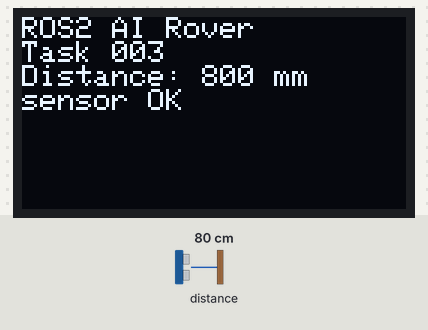
Simulated run of this sketch. Board: ESP32. On the bench: 128×64 one-colour display. The inputs (shaded band) are chosen by the test bench; at power-on: distance to the obstacle 80 cm. What the sketch prints to the serial monitor is not drawn.

Above: at 1.3 s.
1.4 s: distance to the obstacle set to 2 cm
At 2.0 s:
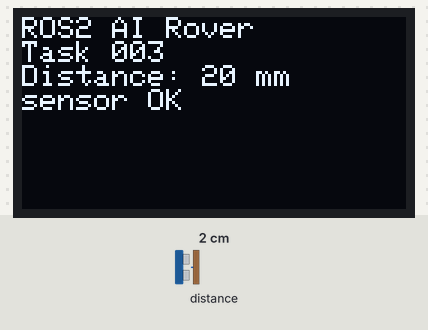
2.9 s: distance to the obstacle set to 4 cm
At 4.2 s:
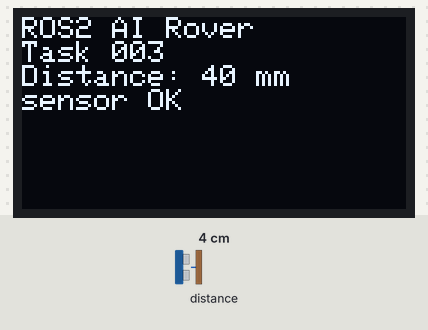
4.5 s: distance to the obstacle set to 9 cm
At 5.7 s:
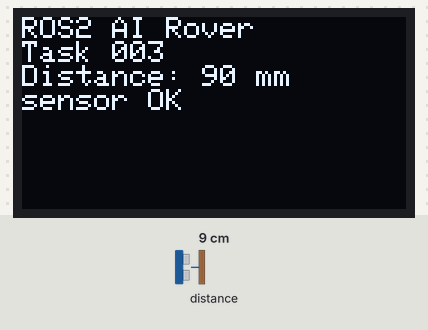
Timing chart, 0 to 7.5 s (numbered marks = the images above; inputs shaded):
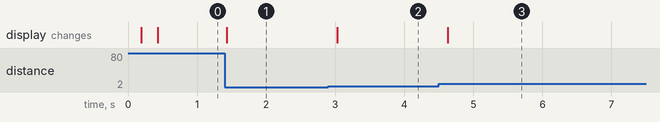

The sketch:

display_distance_003.ino
```cpp
#include <Wire.h>
#include <VL53L0X.h>
#include <Adafruit_GFX.h>
#include <Adafruit_SSD1306.h>

// Confirm these settings against the actual OLED module.
const uint8_t OLED_ADDRESS = 0x3C;
const int SCREEN_WIDTH = 128;
const int SCREEN_HEIGHT = 64;  // Change to 32 for a 128x32 SSD1306.
const unsigned long REFRESH_MS = 200;
// No reset GPIO; keep the shared bus at 100 kHz during and after display writes.
Adafruit_SSD1306 display(SCREEN_WIDTH, SCREEN_HEIGHT, &Wire, -1, 100000, 100000);
bool oledReady = false;
unsigned long lastRefreshMs = 0;

bool devicePresent(uint8_t address) {
  Wire.beginTransmission(address);
  return Wire.endTransmission() == 0;
}

void scanI2C() {
  Serial.println("I2C scan:");
  unsigned int count = 0;
  for (uint8_t address = 1; address < 127; ++address) {
    if (devicePresent(address)) {
      Serial.printf("I2C_FOUND=0x%02X\n", address);
      ++count;
    }
    delay(1);
  }
  if (count == 0) Serial.println("I2C_NO_DEVICES");
}

void initOLED() {
  // begin() alone is not proof that a physical display acknowledged I2C.
  if (!devicePresent(OLED_ADDRESS)) {
    Serial.println("OLED_NOT_FOUND");
    return;
  }
  // Wire is already initialized: periphBegin=false avoids restarting it.
  if (!display.begin(SSD1306_SWITCHCAPVCC, OLED_ADDRESS, false, false)) {
    Serial.println("OLED_INIT_FAILED");
    return;
  }
  oledReady = true;
  display.clearDisplay();
  display.setTextSize(1);
  display.setTextColor(SSD1306_WHITE);
  display.setTextWrap(false);
  Serial.println("OLED initialized; verify visible text");
}

VL53L0X sensor;
bool sensorReady = false;

void drawDistance(const char *status, bool valid, uint16_t distanceMm) {
  if (!oledReady) return;
  display.clearDisplay();
  display.setCursor(0, 0);
  display.println("ROS2 AI Rover");
  display.println("Task 003");
  display.print("Distance: ");
  if (valid) {
    display.print(distanceMm);
    display.println(" mm");
  } else {
    display.println("--");  // Never retain a stale distance after an error.
  }
  display.print("sensor ");
  display.println(status);
  display.display();
}

void setup() {
  Serial.begin(115200);
  Serial.println("ROS2 AI Vision Rover");
  Serial.println("Task 003 Shared I2C Distance");
  if (!Wire.begin(21, 22)) {
    Serial.println("I2C_INIT_FAILED");
    return;
  }
  Wire.setClock(100000);
  Wire.setTimeOut(50);
  scanI2C();
  initOLED();

  sensor.setTimeout(500);
  if (!devicePresent(0x29) || !sensor.init()) {
    Serial.println("VL53L0X_INIT_FAILED");
    if (sensor.timeoutOccurred()) Serial.println("VL53L0X_TIMEOUT");
    drawDistance("INIT FAILED", false, 0);
    return;
  }
  sensor.startContinuous(REFRESH_MS);
  sensorReady = true;
  lastRefreshMs = millis();
  Serial.println("VL53L0X initialized");
  drawDistance("WAITING", false, 0);
}

void loop() {
  delay(1);
  if (!sensorReady) return;  // Fix wiring and reset to retry initialization.
  const unsigned long now = millis();
  if (now - lastRefreshMs < REFRESH_MS) return;
  lastRefreshMs = now;

  // Bounded blocking read; faults can make the interval longer than 200 ms.
  const uint16_t distanceMm = sensor.readRangeContinuousMillimeters();
  if (sensor.timeoutOccurred()) {
    Serial.println("VL53L0X_TIMEOUT");
    drawDistance("timeout", false, 0);
    return;
  }
  Serial.print("distance_mm=");
  Serial.println(distanceMm);
  drawDistance("OK", true, distanceMm);
}
```

Measured:
- after the input at 1.4 s, the display: changes at once (image 1)
- after the input at 2.9 s, the display: changes after 0.13 s (image 2)
- after the input at 4.5 s, the display: changes after 0.13 s (image 3)
